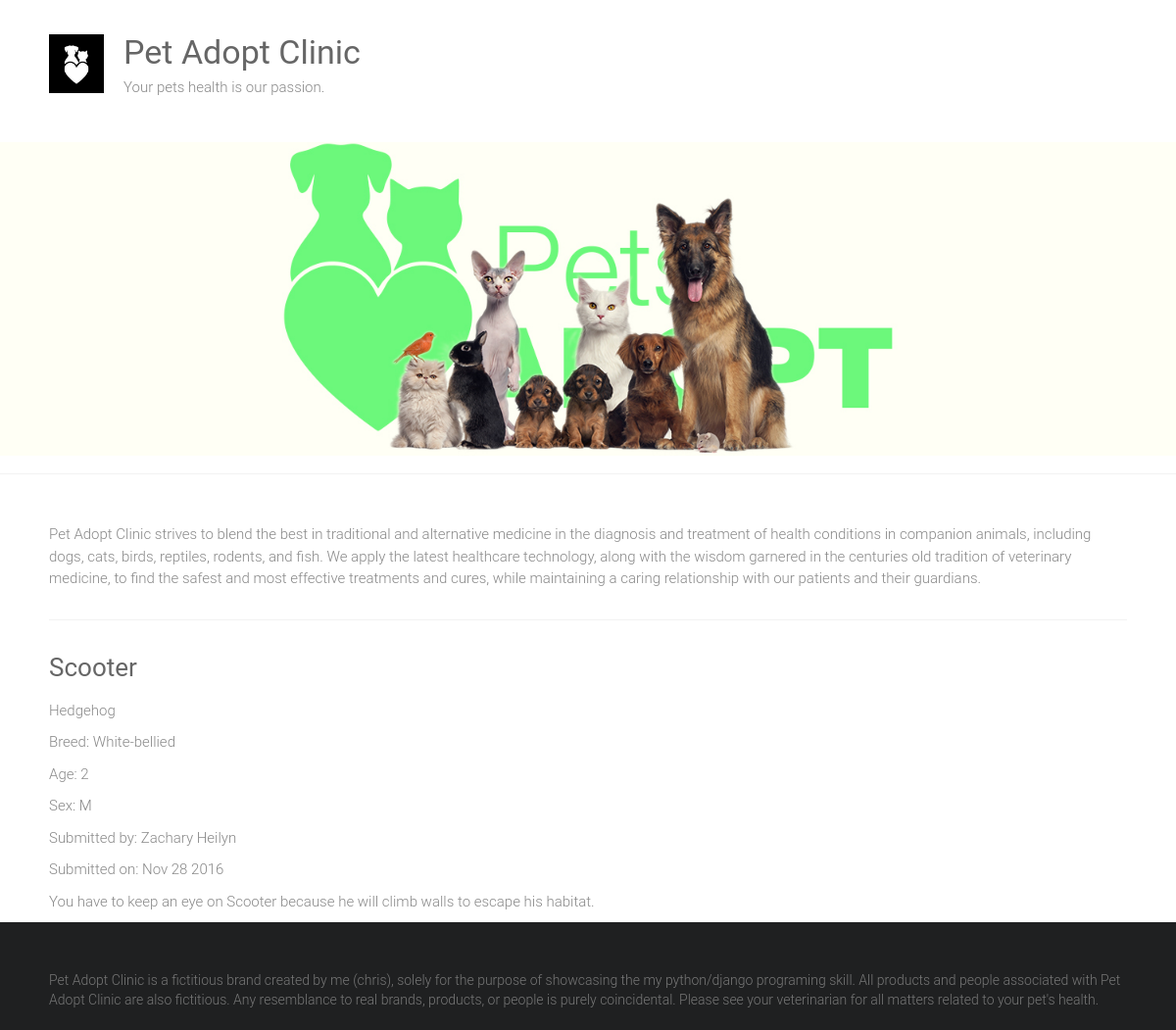
Before: /adoptions/2/ with the older database file.
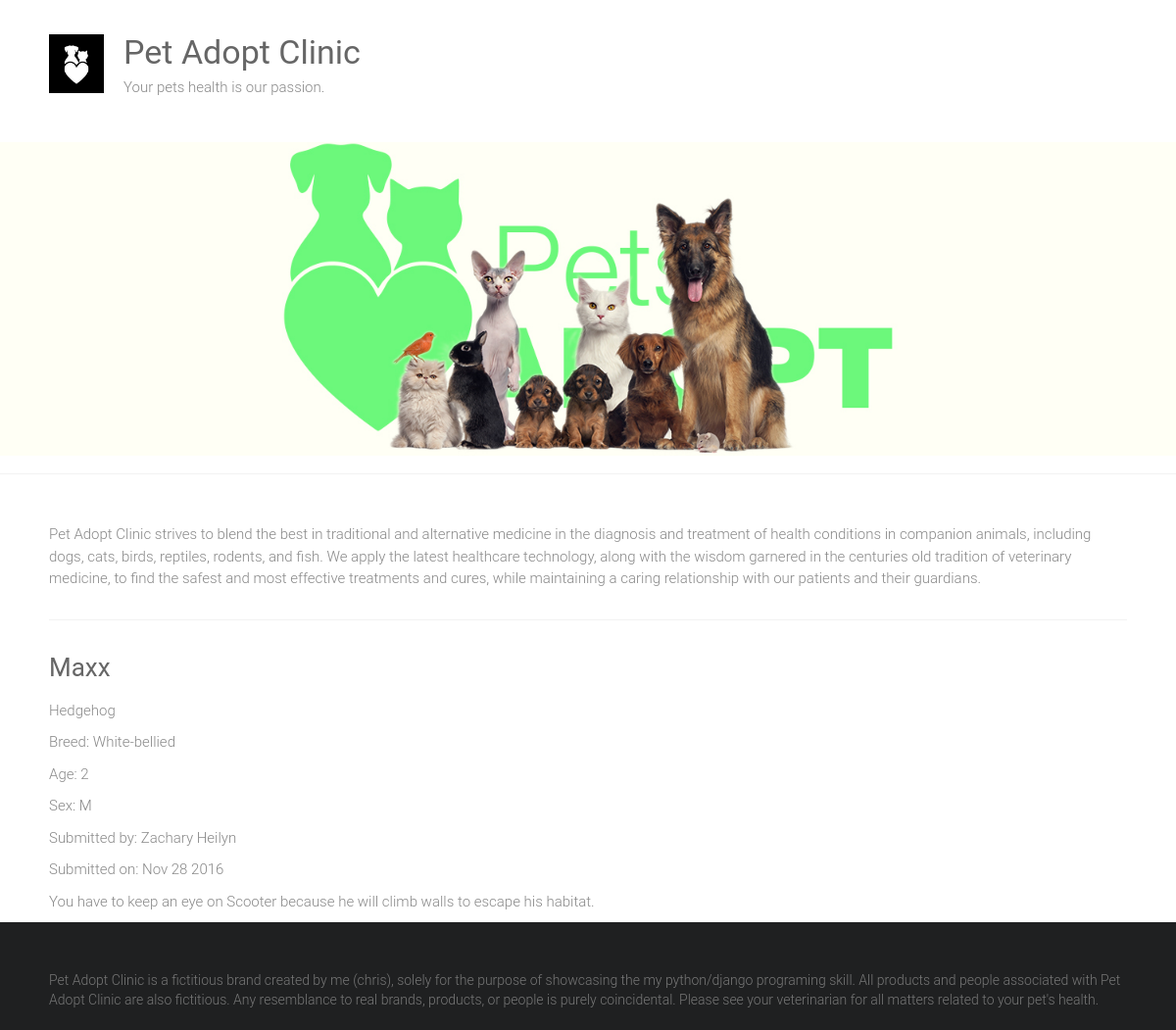
After: the same page with the newer database file.
### adoptions/models.py (models this page shows)
class Pet(models.Model):
    SEX_CHOICE = [('M','Male'),('F','Female')]
    name = models.CharField(max_length=100)
    submitter = models.CharField(max_length=100)
    species = models.CharField(max_length=30)
    breed = models.CharField(max_length=30)
    description = models.TextField()
    sex = models.CharField(choices=SEX_CHOICE, max_length=1)
    submission_date = models.DateTimeField()
    age = models.IntegerField(null=True)
    vaccinations = models.ManyToManyField('vaccine', blank=True)

### adoptions/views.py (the view)
# urls.py: url(r'^adoptions/(\d+)/', views.pet_detial, name='pet_detail'),
def pet_detial(request, id):
    try:
        pet = Pet.objects.get(id=id)
    except Pet.DoesNotExist:
        raise Http404('pet not found')
    return render(request,'pet_detail.html', {'pet': pet})

### adoptions/templates/pet_detail.html (shortened to what this page needs)
{% extends "base.html" %}
{% block content %}
<div>
    <h3>{{ pet.name | capfirst }}</h3>
    <p>{{ pet.species }}</p>
    {% if pet.breed %}
        <p>Breed: {{ pet.breed }}</p>
    {% endif %}
    {% if pet.breed %}
        <p>Age: {{ pet.age }}</p>
    {% endif %}
    {% if pet.breed %}
        <p>Sex: {{ pet.sex }}</p>
    {% endif %}
    <p>Submitted by: {{ pet.submitter }}</p>
    <p>Submitted on: {{ pet.submission_date|date:"M d Y" }}</p>
    <p>{{ pet.description }}</p>
</div>
{% endblock %}

Changed rows visible on the page:
changed Pet "Hedgehog": name "Scooter" → "Maxx"
